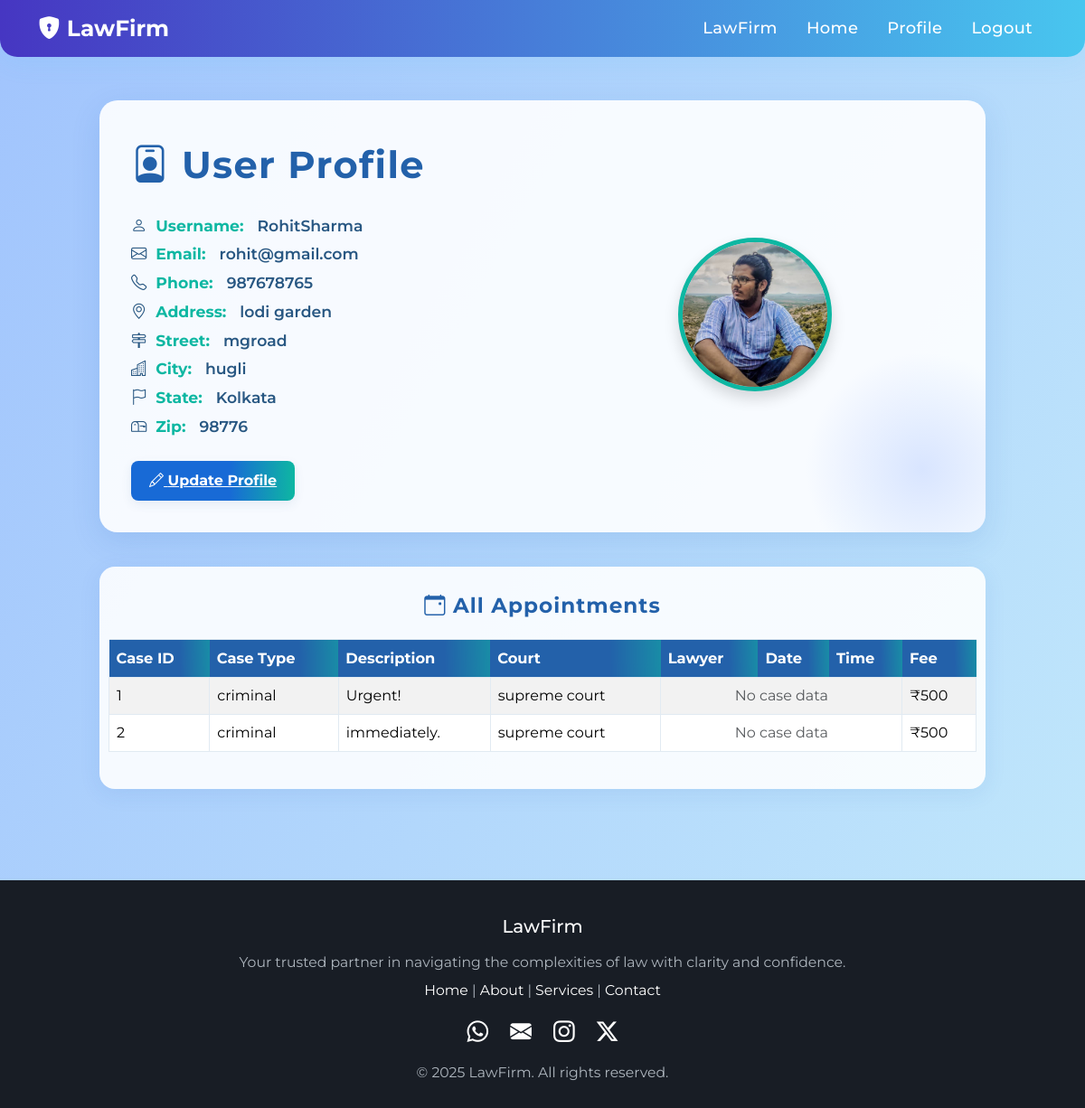
/profile (signed in), run on the app's committed database.
### btrapp/models.py (models this page shows)
class Registration(models.Model):
    user = models.OneToOneField(User,on_delete=models.CASCADE)
    phone = models.BigIntegerField()
    address = models.CharField(max_length=100)
    street = models.CharField(max_length=100)
    city = models.CharField(max_length=100)
    state = models.CharField(max_length=100)
    zipcode = models.IntegerField()
    image = models.ImageField(upload_to='userimg/' ,blank=True,null=True)

### lawfirmapp/models.py (models this page shows)
class Appointment(models.Model):
    user = models.ForeignKey(User, on_delete=models.CASCADE)
    name = models.CharField(max_length=100)
    phone = models.BigIntegerField()
    email = models.EmailField()
    address = models.CharField(max_length=100)
    case_type = models.CharField(max_length=100,choices=cases_types)
    description = models.TextField()
    case_document = models.FileField(upload_to='')
    total_no_hearing = models.IntegerField()
    court_name = models.CharField(max_length=100,choices=courtname)
    fee = models.IntegerField(default=500)

### btrapp/views.py (the view)
# urls.py: path('profile',views.profile,name='profile'),
def profile(request):
    all_appointments = Appointment.objects.filter(user=request.user).prefetch_related('appointments__lawyers')
    return render(request, 'userprofile.html', {'all_appointments': all_appointments})

### templates/userprofile.html (shortened to what this page needs)
{% extends 'base.html' %}
{% block content %}
<link rel="stylesheet" href="https://cdn.jsdelivr.net/npm/bootstrap-icons@1.11.1/font/bootstrap-icons.css">
<div class="container profile-bg">
    <div class="profile-row">
        <div class="profile-main">
            <div class="profile-header"><i class="bi bi-person-badge"></i> User Profile</div>
            <div class="profile-list">
                <h5><i class="bi bi-person"></i> <strong>Username:</strong> {{ user.username }}</h5>
                <h5><i class="bi bi-envelope"></i> <strong>Email:</strong> {{ user.email }}</h5>
                <h5><i class="bi bi-telephone"></i> <strong>Phone:</strong> {{ user.registration.phone }}</h5>
                <h5><i class="bi bi-geo-alt"></i> <strong>Address:</strong> {{ user.registration.address }}</h5>
                <h5><i class="bi bi-signpost-2"></i> <strong>Street:</strong> {{ user.registration.street }}</h5>
                <h5><i class="bi bi-buildings"></i> <strong>City:</strong> {{ user.registration.city }}</h5>
                <h5><i class="bi bi-flag"></i> <strong>State:</strong> {{ user.registration.state }}</h5>
                <h5><i class="bi bi-mailbox"></i> <strong>Zip:</strong> {{ user.registration.zipcode }}</h5>
            </div>
            <a href="{% url 'update_profile' %}" class="update-btn"><i class="bi bi-pencil"></i> Update Profile</a>
        </div>
        <div class="profile-photo">
            {% if user.registration.image %}
                <img src="{{ user.registration.image.url }}" alt="Profile Photo" class="avatar shadow">
            {% else %}
                <div class="no-photo"><i class="bi bi-exclamation-circle"></i> No Profile Picture</div>
            {% endif %}
        </div>
    </div>
</div>
<div class="container appt-section">
    <h2><i class="bi bi-calendar-event"></i> All Appointments</h2>
    <div class="table-responsive">
        <table class="table table-bordered table-striped align-middle">
            <thead>
                <tr>
                    <th>Case ID</th>
                    <th>Case Type</th>
                    <th>Description</th>
                    <th>Court</th>
                    <th>Lawyer</th>
                    <th>Date</th>
                    <th>Time</th>
                    <th>Fee</th>
                </tr>
            </thead>
            <tbody>
                {% for i in all_appointments %}
                <tr>
                    <td>{{ forloop.counter }}</td>
                    <td>{{ i.case_type }}</td>
                    <td>{{ i.description }}</td>
                    <td>{{ i.court_name }}</td>
                    {% with i.appointments.first as case %}
                        {% if case %}
                            <td>{{ case.lawyers.name }}</td>
                            <td>{{ case.date }}</td>
                            <td>{{ case.time }}</td>
                        {% else %}
                            <td colspan="3" class="text-center text-muted">No case data</td>
                        {% endif %}
                    {% endwith %}
                    <td>₹{{ i.fee }}</td>
                </tr>
                {% empty %}
                <tr><td colspan="8" class="text-center text-muted">No appointments found.</td></tr>
                {% endfor %}
            </tbody>
        </table>
    </div>
</div>
{% endblock %}

### templates/base.html (style rules this page uses)
html, body { height: 100%; margin: 0; padding: 0; }
body { display: flex; flex-direction: column; min-height: 100vh; }

### templates/userprofile.html (style rules this page uses)
body { font-family: 'Montserrat', Arial, sans-serif; background: linear-gradient(119deg, #a1c4fd 0%, #c2e9fb 100%); min-height: 100vh; }
.profile-bg { background: rgba(255,255,255,0.9); border-radius: 20px; box-shadow: 0 10px 32px 1px rgba(30,90,180,0.12); margin-top: 48px; margin-bottom: 38px; padding: 40px 35px 35px 35px; max-width: 980px; position: relative; overflow: hidden; }
.profile-bg::before { content: ''; position: absolute; right: -60px; bottom: -60px; width: 260px; height: 260px; background: radial-gradient(circle, rgba(162,189,255,0.37), transparent 70%); z-index: 0; }
.profile-row { display: flex; flex-wrap: wrap; gap: 30px; align-items: center; }
.profile-main, .profile-photo { flex: 1 1 330px; z-index: 1; }
.profile-header { font-weight: 700; font-size: 2.6rem; color: #2361aa; margin-bottom: 26px; letter-spacing: 1.3px; }
.profile-list { margin-bottom: 22px; }
.profile-list h5 { font-size: 1.08rem; margin-bottom: 11px; color: #285782; font-weight: 600; display: flex; align-items: center; gap: 10px; }
.profile-list h5 strong { color: #0eb7a2; font-weight: 700; margin-right: 5px; }
.update-btn { background: linear-gradient(91deg, #186ad6 60%, #0eb7a2 100%); border: none; font-weight: 700; font-size: 1rem; padding: 10px 20px; border-radius: 8px; color: white; box-shadow: 0 4px 12px rgba(40,87,130,0.09); margin-top: 6px; transition: background 0.2s, box-shadow 0.2s, transform 0.15s; display: inline-block; }
.profile-photo { display: flex; justify-content: center; align-items: center; flex-direction: column; position: relative; }
.avatar { width: 170px; height: 170px; object-fit: cover; border-radius: 50%; box-shadow: 0 2px 24px 2px rgba(45,187,180,0.15); border: 5px solid #0eb7a2; background: #e2ecf8; margin-bottom: 9px; }
.appt-section { margin: 0 auto 45px auto; max-width: 980px; background: rgba(255,255,255,0.89); border-radius: 17px; box-shadow: 0 5px 25px rgba(30,90,180,0.09); padding: 30px 10px 25px 10px; }
.table thead th { background: linear-gradient(88deg, #2361aa 70%, #0eb7a2 130%); color: #fff; font-weight: 700; font-size: 1.02rem; border: none; }
.table tbody td, .table-bordered { border-color: #e1eaf2; }
.table-striped>tbody>tr:nth-of-type(odd) { background: #f3f7fa; }
.appt-section h2 { color: #2361aa; font-size: 1.45rem; font-weight: 700; letter-spacing: 1px; margin-bottom: 22px; text-align: center; }

### data on the page
Appointment: case_type "criminal", description "Urgent!", court_name "supreme court", fee "500"
Appointment: case_type "criminal", description "immediately.", court_name "supreme court", fee "500"

### other printed values
{{ user.username }} "RohitSharma"
{{ user.email }} "rohit@gmail.com"
{{ user.registration.phone }} "987678765"
{{ user.registration.address }} "lodi garden"
{{ user.registration.street }} "mgroad"
{{ user.registration.city }} "hugli"
{{ user.registration.state }} "Kolkata"
{{ user.registration.zipcode }} "98776"
